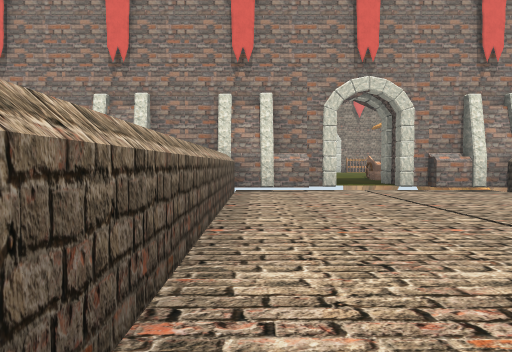
[1] (above)

24 first-person views from a walk through a 3-D level made in the Unity game engine. The camera is 1.3 m above the floor, tilts 2° down and sees 75° across. The floor is counted in squares, 2 m on a side. Each view is taken from the middle of a square. On the plan, view 1 faces up. The plan holds only what a view shows up to about 10 squares ahead; the rest is blank. The place goes on beyond the plan. The player character is not drawn. Some animated figures are left out.

[2]
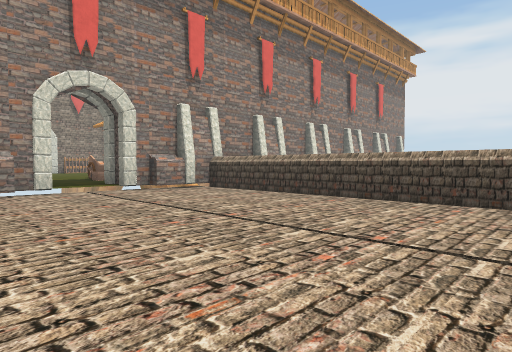

[3]
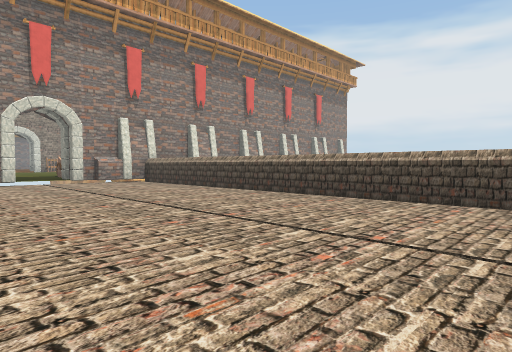

[4]
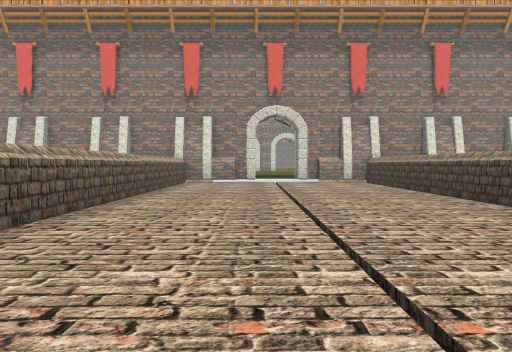

[5]
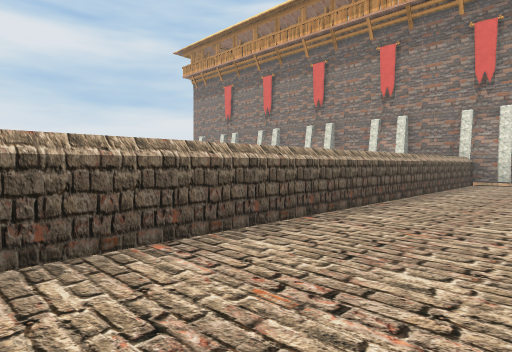

[6]
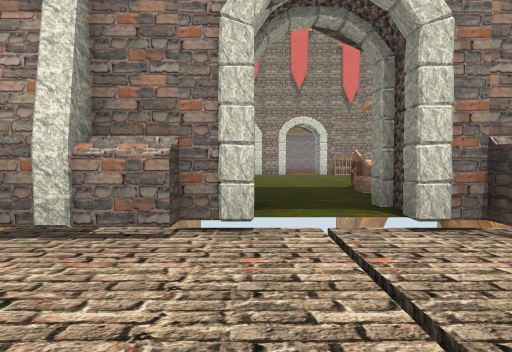

[7]
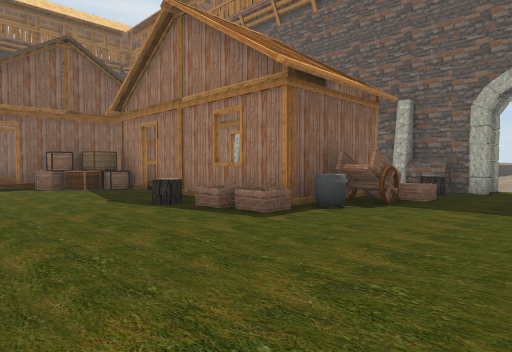

[8]
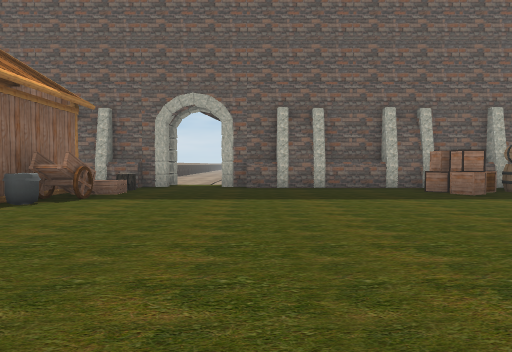

[9]
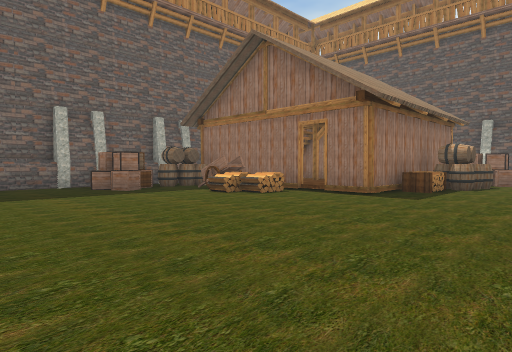

[10]
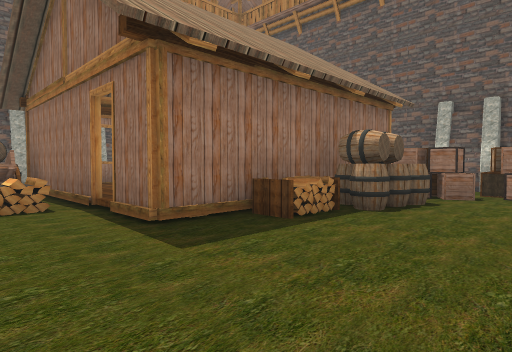

[11]
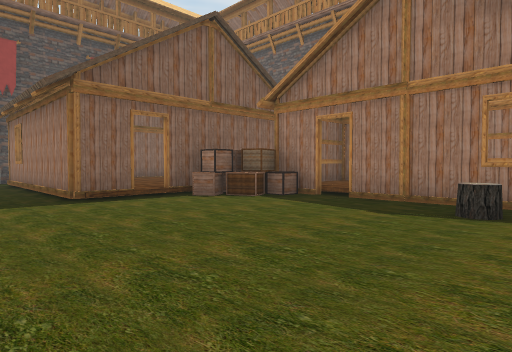

[12]
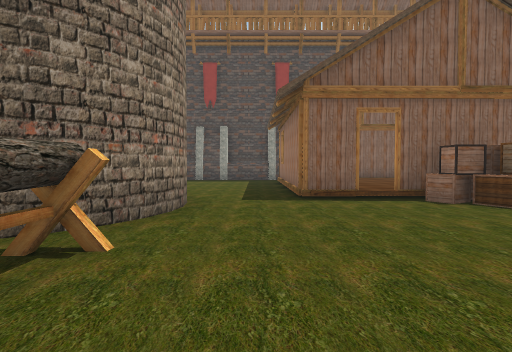

[13]
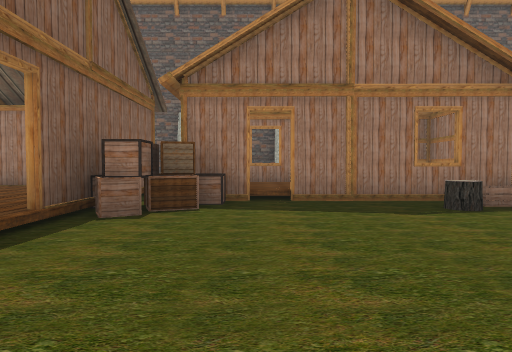

[14]
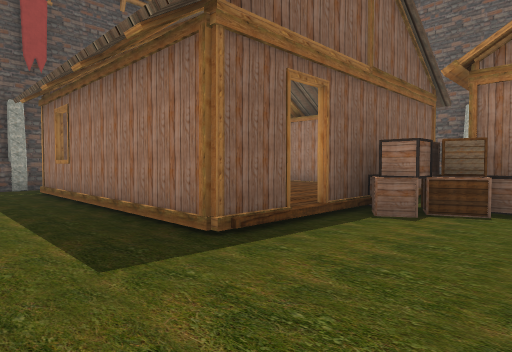

[15]
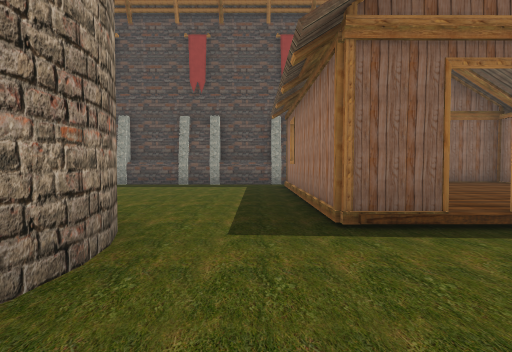

[16]
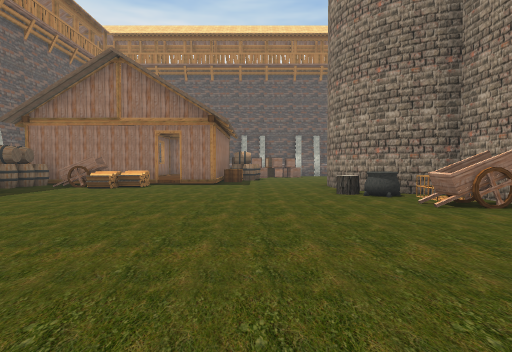

[17]
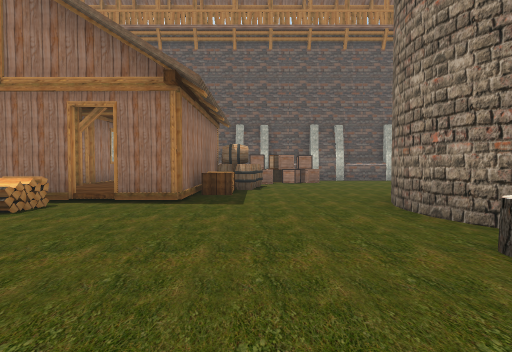

[18]
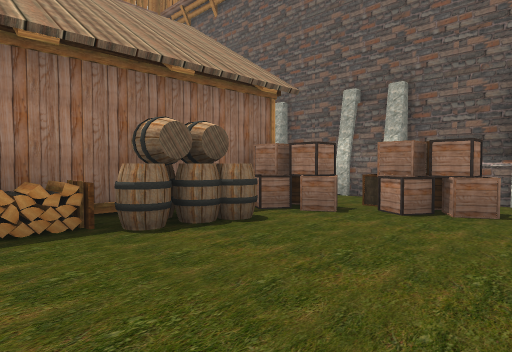

[19]
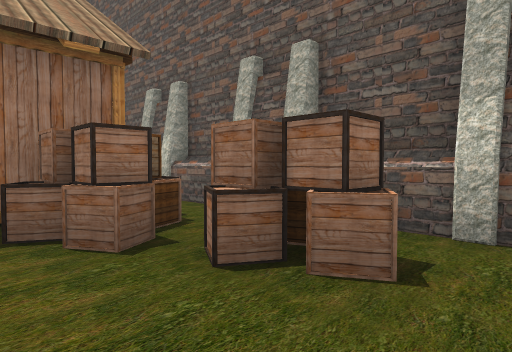

[20]
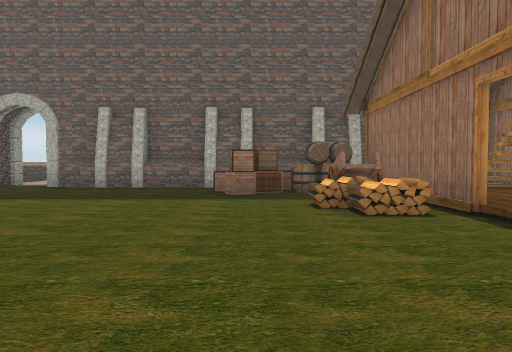

[21]
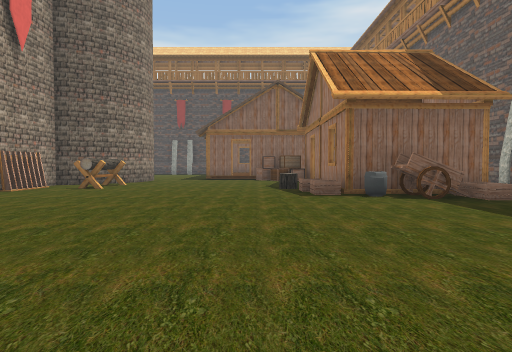

[22]
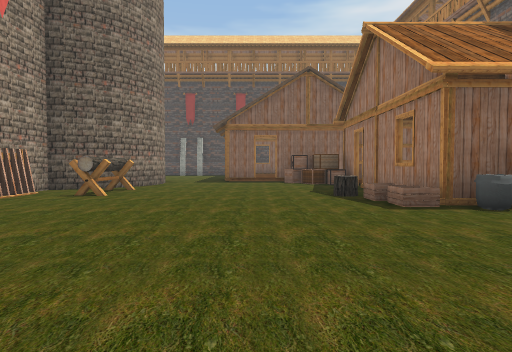

[23]
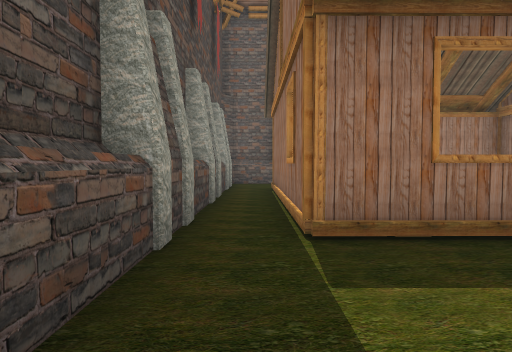

[24]
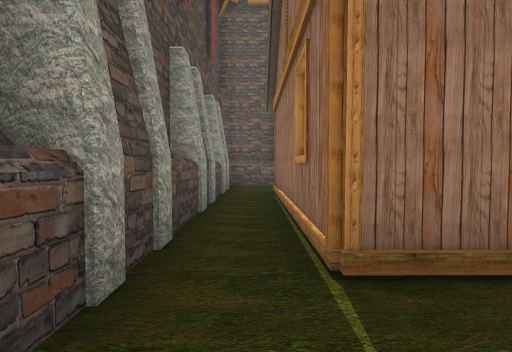

### Floor plan
Key: @ floor where view 1 was taken; # wall or solid block; . main floor; : floor 0.25 m higher than the main floor; - floor 0.25 m lower than the main floor; ^ raised ledge; C crate; W wagon; H house; B box; A barrel; G cage; U cauldron; O other object.
Columns run from 15 left of view 1 to 20 right of it. Each row starts with its distance up from view 1.
 21 #.......O OOG.W..  ....OOO OO......
 20 #.B......O..U.........OO..O........#
 19 #BB................................#
 18 ##BBAA......................HHHHHH.#
 17  #BBAAHHH...................H    H.#
 16 #^H     H..................BH    H.#
 15 ##H     HO..........CCO...BBH    H.#
 14   HHHHH HWO.........OCHHHHBBH    H.#
 13      H  HW..........O   ::HHH    H.#
 12      H  H..B.......CW     H HHHH H.#
 11      HHHHAABB......CHHHHHHH       .#
 10       # ^#B##.^#....^#^
  9          ########O.O###
  8               ###---##
  7               #------#
  6               #------#
  5               #------#
  4               #------#
  3               #------#
  2               #------#
  1               #------#
  0               #@-----#
 -1               #------#
 -2               #------#
 -3               #------#
 -4               #-----

Where each view was taken, in squares from view 1:
view 1: 0 up, 0 right, facing up
view 2: 0 up, 0 right, facing up-right
view 3: 4 down, 0 right, facing up-right
view 4: 4 down, 2 right, facing up
view 5: 4 down, 2 right, facing up-left
view 6: 5 up, 2 right, facing up
view 7: 18 up, 2 right, facing down-right
view 8: 19 up, 1 right, facing down
view 9: 20 up, 0 right, facing down-left
view 10: 20 up, 5 left, facing down-left
view 11: 20 up, 6 right, facing down-right
view 12: 19 up, 6 right, facing right
view 13: 20 up, 10 right, facing down
view 14: 20 up, 10 right, facing down-right
view 15: 19 up, 9 right, facing right
view 16: 18 up, 4 right, facing left
view 17: 18 up, 1 left, facing left
view 18: 21 up, 8 left, facing down-left
view 19: 21 up, 11 left, facing down-left
view 20: 19 up, 4 left, facing down
view 21: 16 up, 2 left, facing right
view 22: 17 up, 0 right, facing right
view 23: 21 up, 19 right, facing down
view 24: 20 up, 19 right, facing down
